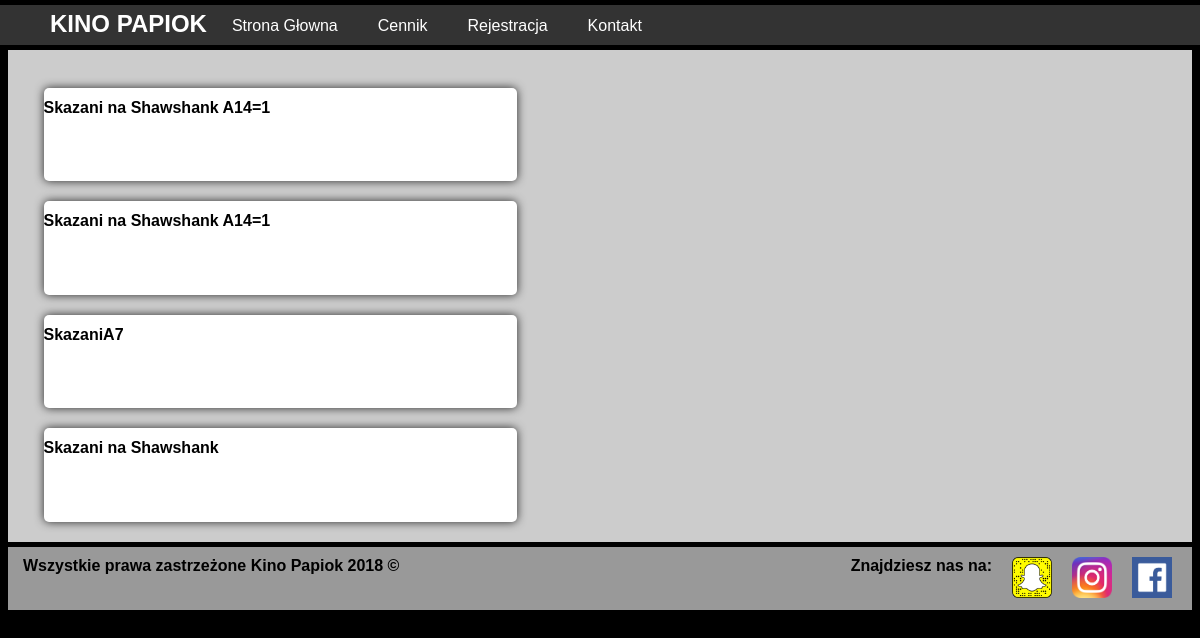
The app's page /twojebilety.php with its own data.
### tables this page shows
CREATE TABLE IF NOT EXISTS `klienci` (
  `Id_Klienta` int(11) NOT NULL AUTO_INCREMENT,
  `Login` varchar(30) NOT NULL,
  `Haslo` varchar(30) NOT NULL,
  `email` varchar(25) NOT NULL,
  `miejscaifilm1` varchar(150) NOT NULL,
  `miejscaifilm2` varchar(150) NOT NULL,
  `miejscaifilm3` varchar(150) NOT NULL,
  PRIMARY KEY (`Id_Klienta`)
);

### twojebilety.php (the view, shortened to what this page needs)
<html>
<head>
<link rel="stylesheet" type="text/css" href="css/css.css">
</head>
<body bgcolor="Black">
<div id="container">
    <div class="box1">
	<ul>
	<li><h2> <font color="WHite"  >KINO PAPIOK  </font></h2></li>
<li><a href="index.php">Strona Głowna</a></li>
  <li><a href="cennik.php">Cennik</a></li>
  <li><a href="rejestracja.php"> Rejestracja </a> </li>
  <li><a href="kontakt.php">Kontakt</a></li>
</ul>
 </div>
    <div class="box2">
	 <?php
if ($db=lacz()){
    $name = ($_SESSION['logowanie']);
	$zapytanie = "SELECT miejscaifilm1,miejscaifilm2,miejscaifilm3 FROM klienci where login='$name';";
	$wynik = $db->query($zapytanie);
	if ($wynik->num_rows) {
	 while($rekord = $wynik->fetch_object()){
	echo " <div class='boxkontakt'>
  <p>
   <a><h1>  " ;
	echo $rekord -> miejscaifilm1;
  echo "</h1></p>
</div> ";
	 }
	 }
	}
	?>
</div>
    <div class="box3">
	<div class="prawa">
	<b> Wszystkie prawa zastrzeżone Kino Papiok 2018 © </b>
	</div>
	<img class="logo" src="pic/logo1.png" height="65%" width="40px" />
	<img class="logo" src="pic/insta.png" height="65%" width="40px" />
	<img class="logo" src="pic/snap.png" height="65%" width="40px" />
	<div class="logo">
	<b>Znajdziesz nas na: </b>
	</div>
</div>
</body>
</html>

### css/css.css (style rules this page uses)
body { margin-top:0px; font-family:arial; }
a { color: Black; text-decoration: none; }
div#container { width: 100%; }
div.box1 { position: fixed; left:8px; top:0; margin-left:-8px; width: 100%; height: 50px; background-color:Black ; }
div.box2 { height:auto; margin-top:50px; overflow: hidden; background-color:#CCCCCC; }
div.box3 { margin-top:5px; width: auto; height: 8%; background-color:#999999 ; }
ul { margin-top:5px; list-style-type: none; height:40px; width:100%; overflow: hidden; background-color: #333; }
li { margin-left:10px; float: left; text-align:center; }
li a { display: block; color: white; text-align: center; padding: 12px 15px; text-decoration: none; }
h2 { margin-top:5px; }
.logo { float:right; margin-top:10px; margin-right:20px; }
.prawa { margin-left:15px; margin-top:10px; float:left; }
.boxkontakt { margin-left:3%; height: auto; width: 40%; border-radius: 5px; box-shadow: 0 0 10px rgba(0, 0, 0, 0.8); background-color:white; margin-right:50px; margin-bottom:20px; margin-top:20px; font-size: 8px; overflow: hidden; }

### records on screen
klienci: miejscaifilm1 "Skazani na Shawshank A14=1"
klienci: miejscaifilm1 "Skazani na Shawshank A14=1"
klienci: miejscaifilm1 "SkazaniA7"
klienci: miejscaifilm1 "Skazani na Shawshank"
